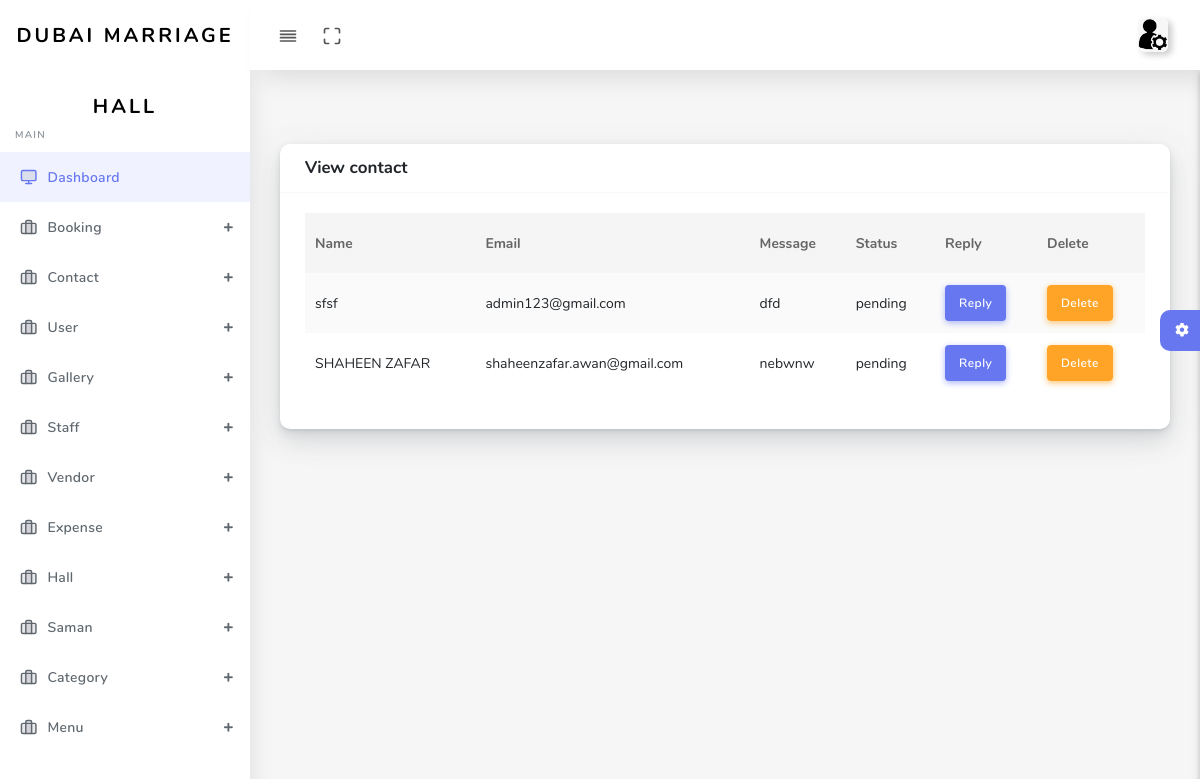
Screenshot of /user/admin/contact.php (signed in) with the database file from the repository.
### tables this page shows
CREATE TABLE `contact` (
  `id` int(50) NOT NULL,
  `name` varchar(50) NOT NULL,
  `email` varchar(50) NOT NULL,
  `message` varchar(50) NOT NULL,
  `replay` varchar(50) NOT NULL,
  `status` varchar(50) NOT NULL
);

### user/admin/contact.php (the view, shortened to what this page needs)
<?php
include('include/header.php');
?>
  <div id="app">
    <div class="main-wrapper main-wrapper-1">
      <div class="navbar-bg"></div>
      <?php
include('include/nav.php');
include('include/aside.php');
?>
      <div class="main-content">
        <section class="section">
          <div class="section-body">
  <br>
            <div class="row">
              <div class="col-12">
                <div class="card">
                  <div class="card-header">
                    <h4>View contact</h4>
                  </div>
                  <div class="card-body">
                    <div class="table-responsive">
                      <table class="table table-striped table-hover" id="tableExport2" style="width:100%;">
                        <thead>
                          <tr>
                            <th>Name</th>
                            <th>Email</th>
                            <th>Message</th>
                            <th>Status</th>
                            <th>Reply</th>
                            <th>Delete</th>
                          </tr>
                        </thead>
                        <tbody>
                        <?php
            $sql = "SELECT * FROM contact";
            $run = mysqli_query($conn, $sql);
            while ($row = mysqli_fetch_array($run)) {
            ?>
                <tr>
                    <td><?php echo $row['name'] ?></td>
                    <td><?php echo $row['email'] ?></td>
                    <td><?php echo $row['message'] ?></td>
                    <td><?php echo $row['status'] ?></td>
                    <td><form action ="contactapprove.php" method ="POST">
                                <input type = "submit" class="btn btn-primary" name  ="replied" value = "Reply"/>
                            </form></td>
                    <td><a href="contactdelete.php?uid=<?php echo $row['id']?>" class="btn btn-warning delete">Delete</button></td>
                </tr>
            <?php
            }
            ?>
                        </tbody>
                      </table>
                    </div>
                  </div>
                </div>
              </div>
            </div>
          </div>
        </section>
        <div class="settingSidebar">
          <a href="javascript:void(0)" class="settingPanelToggle"> <i class="fa fa-spin fa-cog"></i>
          </a>
        </div>
      </div>
    </div>
  </div>
  <?php
include('include/footer.php');
?>

### rows the page displays
contact: name "sfsf", email "admin123@gmail.com", message "dfd", status "pending"
contact: name "SHAHEEN ZAFAR", email "shaheenzafar.awan@gmail.com", message "nebwnw", status "pending"
